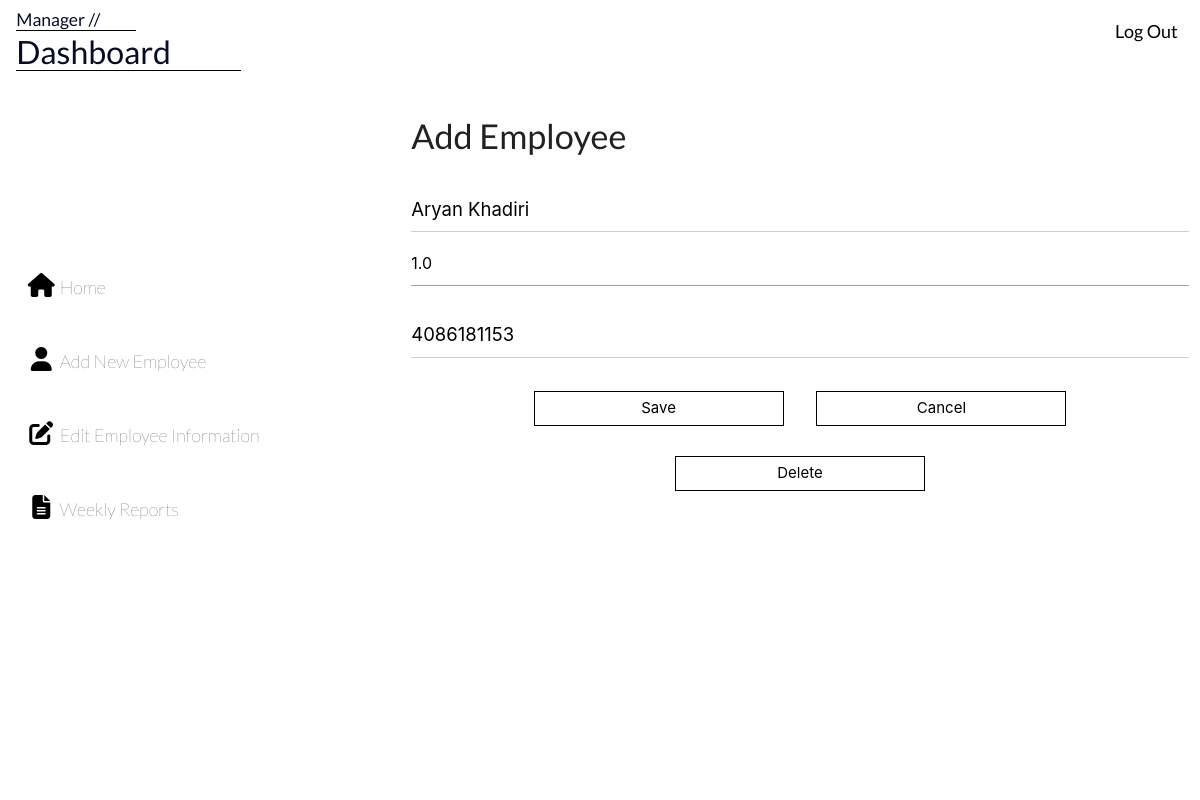
/manager/list/17/ (signed in), run on the app's committed database.
### Manager/models.py (models this page shows, shortened)
class Employee (models.Model):
    name = models.CharField (max_length = 100)
    point = models.FloatField()
    phone = models.CharField(max_length = 10)

### Manager/views.py (the view, shortened to what this page needs)
# urls.py: path('list/<int:id>/', update_employee_view, name = 'update_employee'),
def update_employee_view(request, id=id):
    if request.user.manager == False:
        return redirect('/employee/')
    title = 'Update Employee Information'
    employee = get_object_or_404(Employee, id=id)
    form = EmployeeForm(request.POST or None, instance = employee)
    if request.POST.get('cancel_button') == '':
        return redirect('list_employee')
    context = {
        'form':form,
        'title':title
    }
    return render(request,'employee.html', context)

### Manager/form.py
class EmployeeForm(forms.ModelForm):
    name = forms.CharField(max_length = 100, widget = forms.TextInput(attrs={
        'Class':'nameField',
        'id':'nameField',
        'placeholder': 'Name'}))
    point = forms.FloatField(widget = forms.NumberInput(attrs={
        'Class':'pointField',
        'id':'pointField',
        'placeholder': 'Point Index'}))
    phone = forms.CharField(max_length = 10, widget = forms.TextInput(attrs={
        'Class':'phoneField',
        'id':'phoneField',
        'placeholder': 'Phone Number (XXXXXXXXXX)'}))
    class Meta:
        model = Employee
        fields = "__all__"

### Login/models.py (called while the page is built)
    @property
    def is_active(self):
        return True

### Manager/templates/employee.html (shortened to what this page needs)
{% extends 'base.html' %}
{% block content %}
<head>
    {% load static %}
    <link rel = "stylesheet" type = "text/css" href = "{% static 'addemployee.css' %}">
</head>
<h4>Add Employee</h4>
<form method="POST" class="post-form">
    <div class="wrapper">
        <div class="forms">
            {{ form.name }}
            {{ form.point }}
            {{ form.phone }}
        </div>
        <div class="form-buttons center-align">
            <button type="submit" name="save_button" class="save">Save</button>
            <button type="submit" name="cancel_button" class="cancel" formnovalidate>Cancel</button>
        {% if title == "Update Employee Information" %}
            <button type="submit" name="delete_button" class="delete">Delete</button>
        {% endif %}
        </div>
    </div>
</form>
{% endblock %}

### Manager/static/base.css (style rules this page uses)
body { font-family: Lato !important; background-color: #ffffff; width: 100%; height: 100%; }

### Manager/static/addemployee.css (style rules this page uses)
body { background-color: #ffffff; }
.forms input[type="text"] { margin-top: 17.5px; font-size: 18.5px; border-bottom: 1px solid rgba(158, 158, 158, 0.5); transition: border-bottom 450ms ease; }
.forms #nameField::placeholder { color: rgba(158, 158, 158, 0.5); transition: all 450ms ease; }
.forms #pointField::placeholder { color: rgba(158, 158, 158, 0.5); transition: all 450ms ease; }
.forms #phoneField::placeholder { color: rgba(158, 158, 158, 0.5); transition: all 450ms ease; }
.form-buttons button { background: transparent; border: 1px solid black; width: 250px; height: 35px; margin: 25px 15px 5px 15px; }
.form-buttons button.save { background-color: none; transition: background-color 450ms ease; }
.form-buttons button.cancel { background-color: none; transition: background-color 450ms ease; }

### data on the page
Employee: name "Aryan Khadiri", point "1.0", phone "4086181153"
